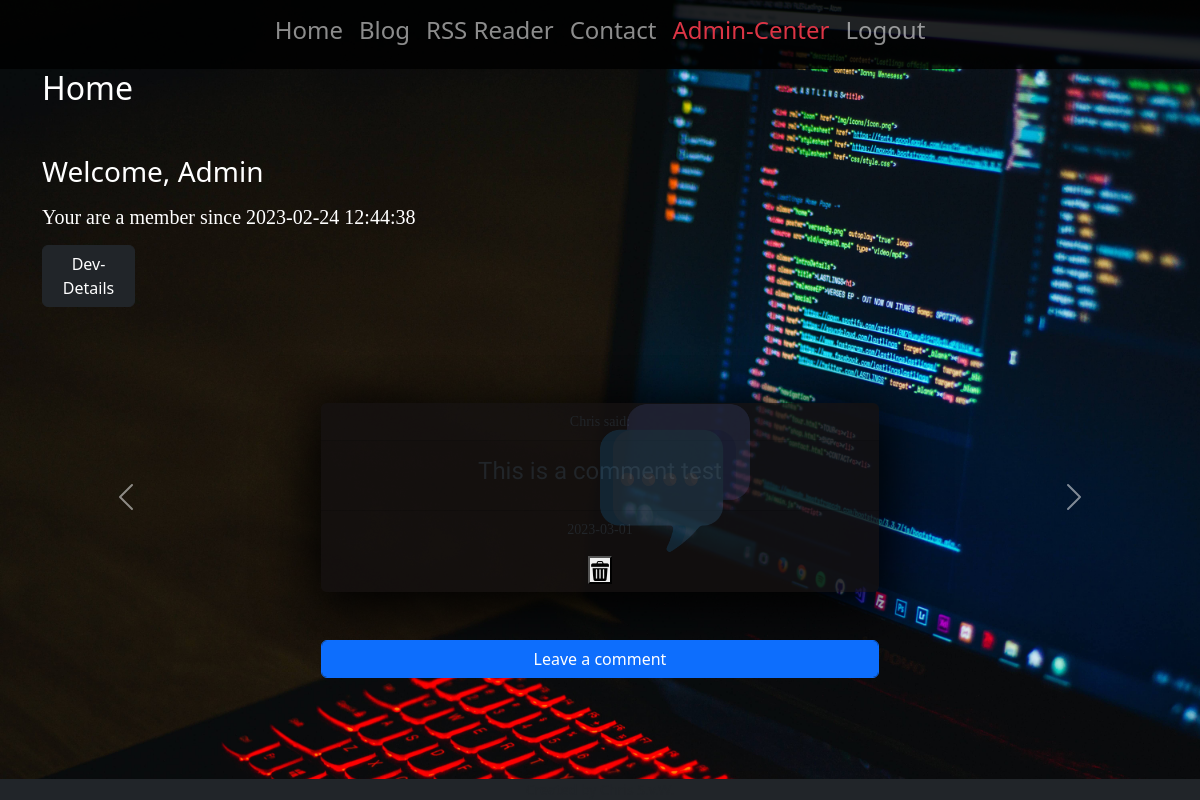
Page / (signed in) on the earlier database version.
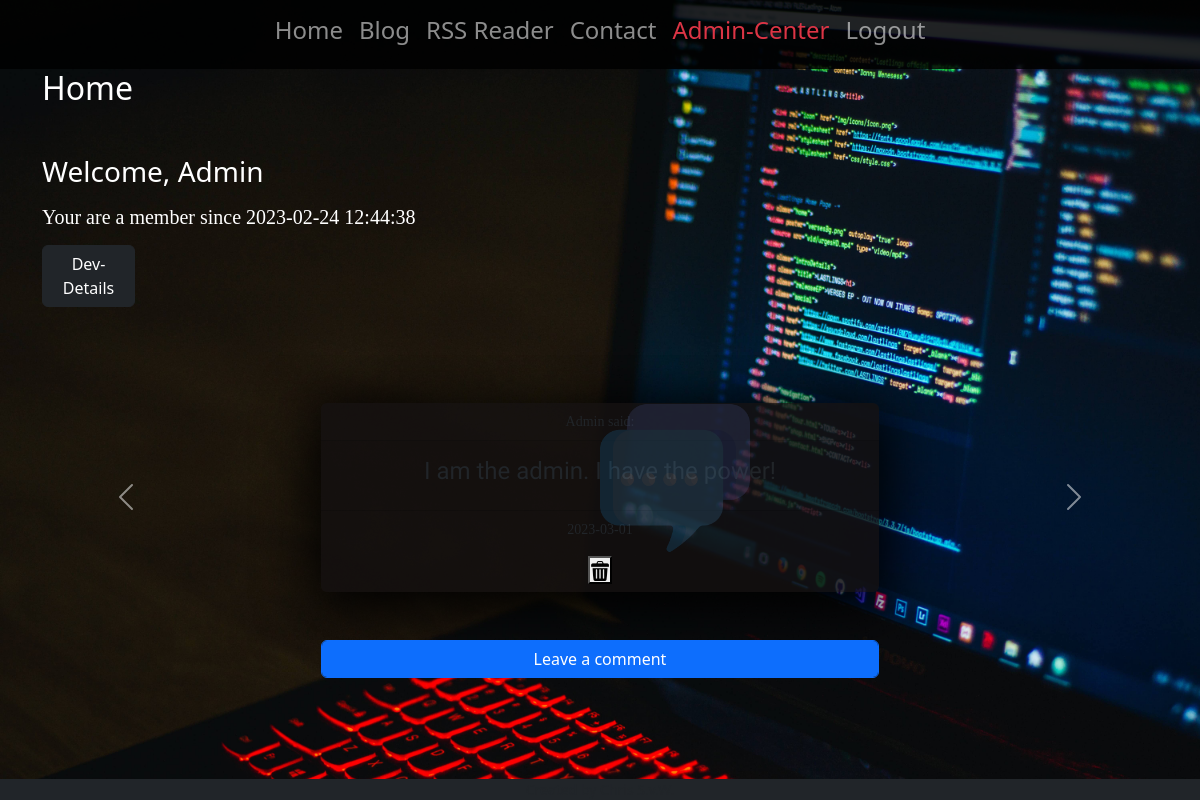
Same page on the later database version.
### tables this page shows
CREATE TABLE users (
user_id INTEGER NOT NULL PRIMARY KEY AUTOINCREMENT,
username TEXT NOT NULL,
hash TEXT NOT NULL,
reg_date TEXT,
log_date TEXT
);

CREATE TABLE comments (
comment_id INTEGER PRIMARY KEY AUTOINCREMENT NOT NULL,
user_id INTEGER NOT NULL,
timestamp TEXT,
text TEXT NOT NULL,
FOREIGN KEY (user_id)
	REFERENCES users (user_id)
);

### app.py (the view)
@app.route("/", methods=["GET", "POST"])
@login_required
def home():
    if request.method == "GET":
        userdata = db.execute("SELECT username, reg_date, user_id FROM users WHERE user_id=?;", session["user_id"])
        comments = db.execute("SELECT * FROM comments ORDER BY timestamp DESC LIMIT 10;")
        for comment in comments:
            comment["timestamp"] = comment["timestamp"][0:10]
            comment["username"] = db.execute("SELECT username FROM users WHERE user_id = ?;", comment["user_id"])[0]["username"]
        return render_template("home.html", userdata=userdata, comments=comments)

### app.py (called while the page is built)
@app.after_request
def after_request(response):
    response.headers["Cache-Control"] = "no-cache, no-store, must-revalidate, public, max-age=0"
    response.headers["Expires"] = 0
    response.headers["Pragma"] = "no-cache"
    return response

### toolbox.py (called while the page is built)
def login_required(f):
    @wraps(f)
    def decorated_function(*args, **kwargs):
        if session.get("user_id") is None:
            return redirect("/login")
        return f(*args, **kwargs)
    return decorated_function

### templates/home.html (shortened to what this page needs)
{% extends "layout.html" %}
{% block main %}
<h2 class="text-start animation-fade-in-3 mb-5">Home</h2>
<h3 class="text-start animation-fade-in-4 animation-fly-in-left">Welcome, {{userdata[0]["username"]}}</h3>
<h5 class="text-start mt-3 comment-header-font animation-fly-in-right animation-fade-in-5">Your are a member since {{userdata[0]["reg_date"]}}</h5>
<section class="pt-2 text-start" name="documentation">
  <p>
      <a class="btn col-1 btn-dark" data-bs-toggle="collapse" href="#collapseExample" role="button" aria-expanded="false" aria-controls="collapseExample">
        Dev-Details
      </a>
    </p>
</section>
<div class="buffer-1"></div>
  <div id="carouselExampleControls" class="carousel slide" data-bs-ride="carousel">
    <div class="carousel-inner">
      {%if comments is defined%}
      {%for comment in comments%}
      <div class="carousel-item">
        <div class="card border-0 m-5 w-50 mx-auto box-shadow-light bg-dark-trans">
          <div class="pl-5 img-container">
            <img class="bg-comment" src="/static/comments.png">
          </div>
          <div class="card-header bg-color-black small comment-header-font">{{comment['username']}} said:</div>
          <div class="card-text mt-3 mb-3">
            <h4 class="comment-text-font">{{comment['text']}}</h4>
          </div>
          <div class="card-footer bg-color-blue">
            <p class="small comment-header-font">{{comment['timestamp']}}</p>
            {%if session['user_id'] == 1 %}
            <form action="/deletecomment" method="post">
            <button type="submit"><img class="trash-can" src="/static/trash-can.png" alt=""></button>
          </form>
          {%endif%}
          </div>
        </div>
      </div>
      {%endfor%}
      {%endif%}
    </div>
    <button class="carousel-control-prev" type="button" data-bs-target="#carouselExampleControls" data-bs-slide="prev">
      <span class="carousel-control-prev-icon" aria-hidden="true"></span>
    </button>
    <button class="carousel-control-next" type="button" data-bs-target="#carouselExampleControls" data-bs-slide="next">
      <span class="carousel-control-next-icon" aria-hidden="true"></span>
    </button>
  </div>
  <a href="/comment" class="btn w-50 btn-primary form-control">Leave a comment</a>
{% endblock %}

### templates/layout.html (shortened to what this page needs)
<!DOCTYPE html>
<html lang="en">
    <head>
        <link href="https://cdn.jsdelivr.net/npm/bootstrap@5.3.0-alpha1/dist/css/bootstrap.min.css" rel="stylesheet">
        <link href="/static/styles.css" rel="stylesheet">
    </head>
    <body style="background-image: url('/static/Coding2.jpg'); background-size: cover;">
      <nav class="navbar navbar-expand-lg navbar-dark nav-bg-dark-trans">
        <div class="collapse navbar-collapse" id="navbarSupportedContent">
          <ul class="navbar-nav mr-auto mx-auto">
            {%if session['user_id'] is not defined%}
            <li class="nav-item active ">
              <a class="nav-link" href="/login"><h4>Login</h4></a>
            </li>
            <li class="nav-item active">
              <a class="nav-link" href="/register"><h4>Register</h4></a>
            </li>
            {%else%}
            <li class="nav-item active">
              <a class="nav-link" href="/"><h4>Home</h4></a>
            </li>
            <li class="nav-item active">
              <a class="nav-link" href="/blog"><h4>Blog</h4></a>
            </li>
            <li class="nav-item active">
              <a class="nav-link" href="/rssreader"><h4>RSS Reader</h4></a>
            </li>
            <li class="nav-item active">
              <a class="nav-link" href="/contact"><h4>Contact</h4></a>
            </li>
            {%if session['user_id'] == 1 %}
            <li class="nav-item active">
              <a class="nav-link text-danger" href="/admincenter"><h4>Admin-Center</h4></a>
            </li>
            {%endif%}
            <li class="nav-item active">
              <a class="nav-link" href="/logout"><h4>Logout</h4></a>
            </li>
            {%endif%}
          </ul>
        </div>
      </nav>
        <main class="container text-center">
            {% block main %}{% endblock %}
        </main>
        <footer class="small text-center text-muted fixed-bottom">
          <div class="container-fluid bg-dark color-secondary">
          </div>
        </footer>
    </body>
</html>

### static/styles.css (style rules this page uses)
* { padding: 0; margin: 0; box-sizing: border-box; }
body { color: white; }
.bg-comment { position:absolute; opacity: 15%; height: 150px; width: auto; }
.comment-header-font { font-family: 'Arvo', serif; }
.comment-text-font { font-family: 'Catamaran', sans-serif; }
.trash-can { max-width: 20px; max-height: 20px; }
.buffer-1 { min-height: 2em; }
.nav-bg-dark-trans { background: rgba(0, 0, 0, 0.85) }
.bg-dark-trans { background: rgba(19, 16, 16, 0.85) }
.box-shadow-light { box-shadow: 1px 10px 55px 8px rgba(0,0,0,1); }
.animation-fade-in-3 { animation: fadeIn 3s; }
.animation-fade-in-4 { animation: fadeIn 4s; }
.animation-fade-in-5 { animation: fadeIn 5s; }
.animation-fly-in-left { position: relative; animation: left-fly-in; animation-duration: 3s; }
.animation-fly-in-right { position: relative; animation: right-fly-in; animation-duration: 3s; }

Differences in the rows shown:
removed comments: username "Chris", text "This is a comment test", timestamp "2023-03-01"
added comments: username "Admin", text "I am the admin. I have the power!", timestamp "2023-03-01"
